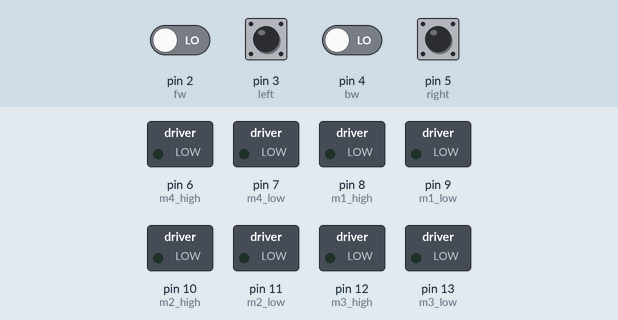
This sketch was run on a simulated Arduino Uno, built with avr-gcc and run on an emulated ATmega328P. On the bench: switched loads named in the sketch (green lamp = pin HIGH). The test bench sets the inputs (shaded band); at power-on: pin 2 (fw), pin 3 (left), pin 4 (bw), pin 5 (right) LOW.

Above: at 1.2 s.
1.3 s: pin 2 (fw) driven HIGH
At 2.1 s:
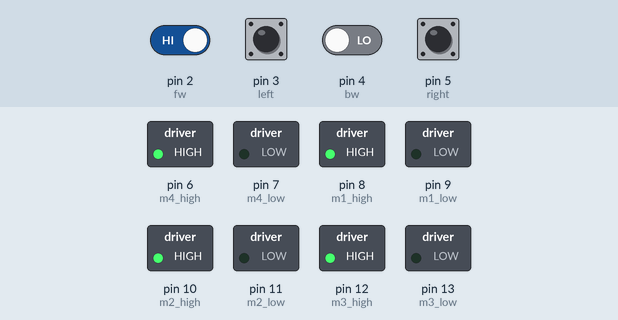
2.8 s: pin 3 (left) pulled HIGH for 0.15 s
At 2.9 s:
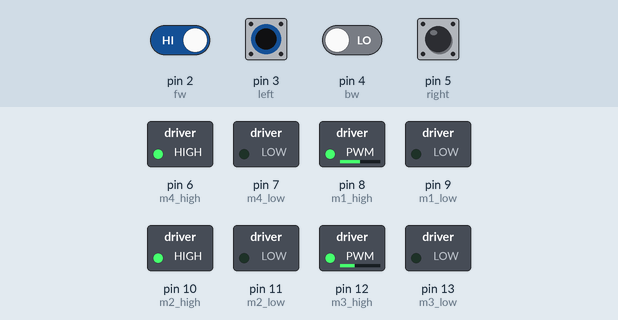
4.5 s: pin 5 (right) pulled HIGH for 0.15 s
At 5.9 s:
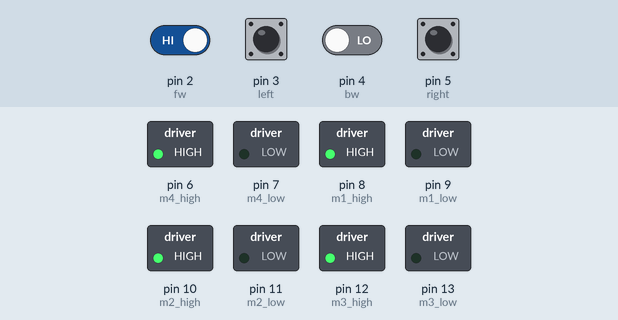
6.2 s: pin 3 (left) pulled HIGH for 1 s
At 7.0 s:
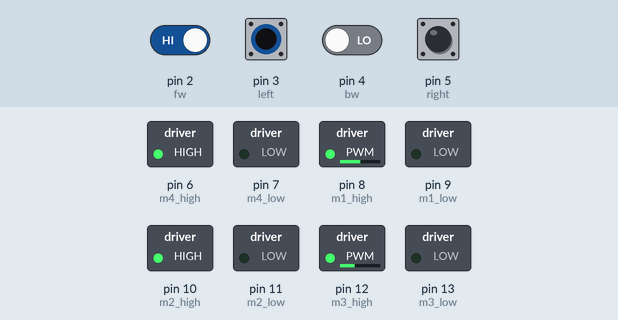
8.7 s: pin 5 (right) pulled HIGH for 0.15 s
At 8.8 s:
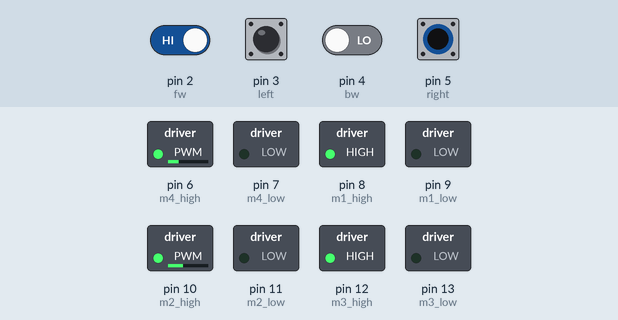
10.4 s: pin 4 (bw) driven HIGH
At 11.4 s:
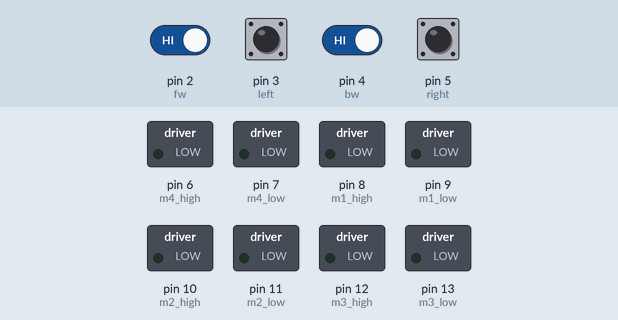
Timing chart, 0 to 12.9 s (numbered marks = the images above; inputs shaded):
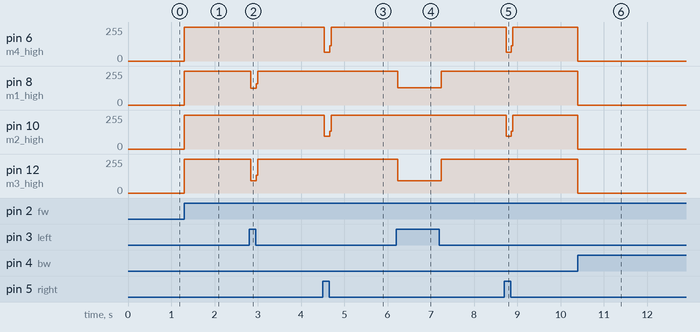

Measured:
- after the input at 1.3 s, pin 6 (m4_high), pin 8 (m1_high), pin 10 (m2_high), pin 12 (m3_high): 0/255 → 255/255 at once
- after the input at 2.8 s, pin 8 (m1_high): 255/255 → 127/255 at once, → 255/255 0.12 s later; pin 12 (m3_high): 255/255 → 92/255 at once, → 255/255 0.12 s later
- after the input at 4.5 s, pin 6 (m4_high): 255/255 → 66/255 at once, → 255/255 0.12 s later; pin 10 (m2_high): 255/255 → 94/255 at once, → 255/255 0.12 s later
- after the input at 6.2 s, pin 8 (m1_high): 255/255 → 128/255 at once, → 255/255 1.0 s later; pin 12 (m3_high): 255/255 → 93/255 at once, → 255/255 1.0 s later
- after the input at 8.7 s, pin 6 (m4_high): 255/255 → 66/255 at once, → 255/255 0.12 s later; pin 10 (m2_high): 255/255 → 94/255 at once, → 255/255 0.12 s later
- after the input at 10.4 s, pin 6 (m4_high), pin 8 (m1_high), pin 10 (m2_high), pin 12 (m3_high): 255/255 → 0/255 at once

The sketch:

sketch_mar06b.ino
```cpp
//The differential inputs of each motor takes 4 x 2 pins
int m1_high = 8;
int m1_low = 9;
int m2_high = 10;
int m2_low = 11;
int m3_high = 12;
int m3_low = 13;
int m4_high = 6;
int m4_low = 7;

// the push button pin to control the motors movement
int fw = 2;
int left = 3;
int bw = 4;
int right = 5;


// function to move single motor forward if it is given 1,
// backward if -1, no power "spinning with inertia" if 0.
void moveMotor(int motorH,int motorL,int mode){
  switch (mode){
    case 0:
      digitalWrite(motorH,LOW);
      digitalWrite(motorL,LOW);
      break;
    case 1:
      digitalWrite(motorH,HIGH);
      digitalWrite(motorL,LOW);
      break;
    case -1:
      digitalWrite(motorH,LOW);
      digitalWrite(motorL,HIGH);
      break;
  }
}

// function that uses the previous function to move all the motor
// in a given direction       1   2   3
//                            4   5   6
//                            7   8   9
// 2 to move all the motors forward
// 4 to move left
// 6 to move right
// 8 for backward
// 5 for removing the power from all the motors "all spinning
// with inertia"

void moveAll(int mode){
  switch (mode){
    case 2:
      moveMotor(m1_high,m1_low,1);
      moveMotor(m2_high,m2_low,1);
      moveMotor(m3_high,m3_low,1);
      moveMotor(m4_high,m4_low,1);
      break;
    case 8:
      moveMotor(m1_high,m1_low,-1);
      moveMotor(m2_high,m2_low,-1);
      moveMotor(m3_high,m3_low,-1);
      moveMotor(m4_high,m4_low,-1);
      break;
    case 4:
      moveMotor(m1_high,m1_low,0);
      moveMotor(m3_high,m3_low,0);
      break;
    case 6:
      moveMotor(m2_high,m2_low,0);
      moveMotor(m4_high,m4_low,0);
      break;
    case 5:
      moveMotor(m1_high,m1_low,0);
      moveMotor(m2_high,m2_low,0);
      moveMotor(m3_high,m3_low,0);
      moveMotor(m4_high,m4_low,0);
      break;
  }
}

void setup() {
  pinMode(m1_high,OUTPUT);
  pinMode(m1_low,OUTPUT);
  pinMode(m2_high,OUTPUT);
  pinMode(m2_low,OUTPUT);
  pinMode(m3_high,OUTPUT);
  pinMode(m3_low,OUTPUT);
  pinMode(m4_high,OUTPUT);
  pinMode(m4_low,OUTPUT);
  pinMode(fw,INPUT);
  pinMode(left,INPUT);
  pinMode(bw,INPUT);
  pinMode(right,INPUT);
  digitalWrite(m1_high,LOW);
  digitalWrite(m1_low,LOW);
  digitalWrite(m2_high,LOW);
  digitalWrite(m2_low,LOW);
  digitalWrite(m3_high,LOW);
  digitalWrite(m3_low,LOW);
  digitalWrite(m4_high,LOW);
  digitalWrite(m4_low,LOW);

  //Serial.begin(9600);

}

void loop() {
  int fwMode = digitalRead(fw);
  int leftMode = digitalRead(left);
  int bwMode = digitalRead(bw);
  int rightMode = digitalRead(right);

  if (fwMode || bwMode)
  {
    if (fwMode && bwMode)
    {
      bwMode = 0;
      fwMode = 0;
    }
    if (fwMode)
    {
      moveAll(2);
    }
    if (bwMode)
    {
      moveAll(8);
    }
  }


  if (leftMode || rightMode)
  {
    if (leftMode && rightMode)
    {
      leftMode = 0;
      rightMode = 0;
    }
    if (leftMode)
    {
      moveAll(4);
    }
    if (rightMode)
    {
      moveAll(6);
    }
  }
  if (!fwMode && !bwMode && !leftMode && !rightMode)
    moveAll(5);

  /*Serial.print("fw :");
  Serial.println(fwMode);

  Serial.print("left :");
  Serial.println(leftMode);

  Serial.print("bw :");
  Serial.println(bwMode);

  Serial.print("right :");
  Serial.println(rightMode);

  delay(2000);*/

}
```
